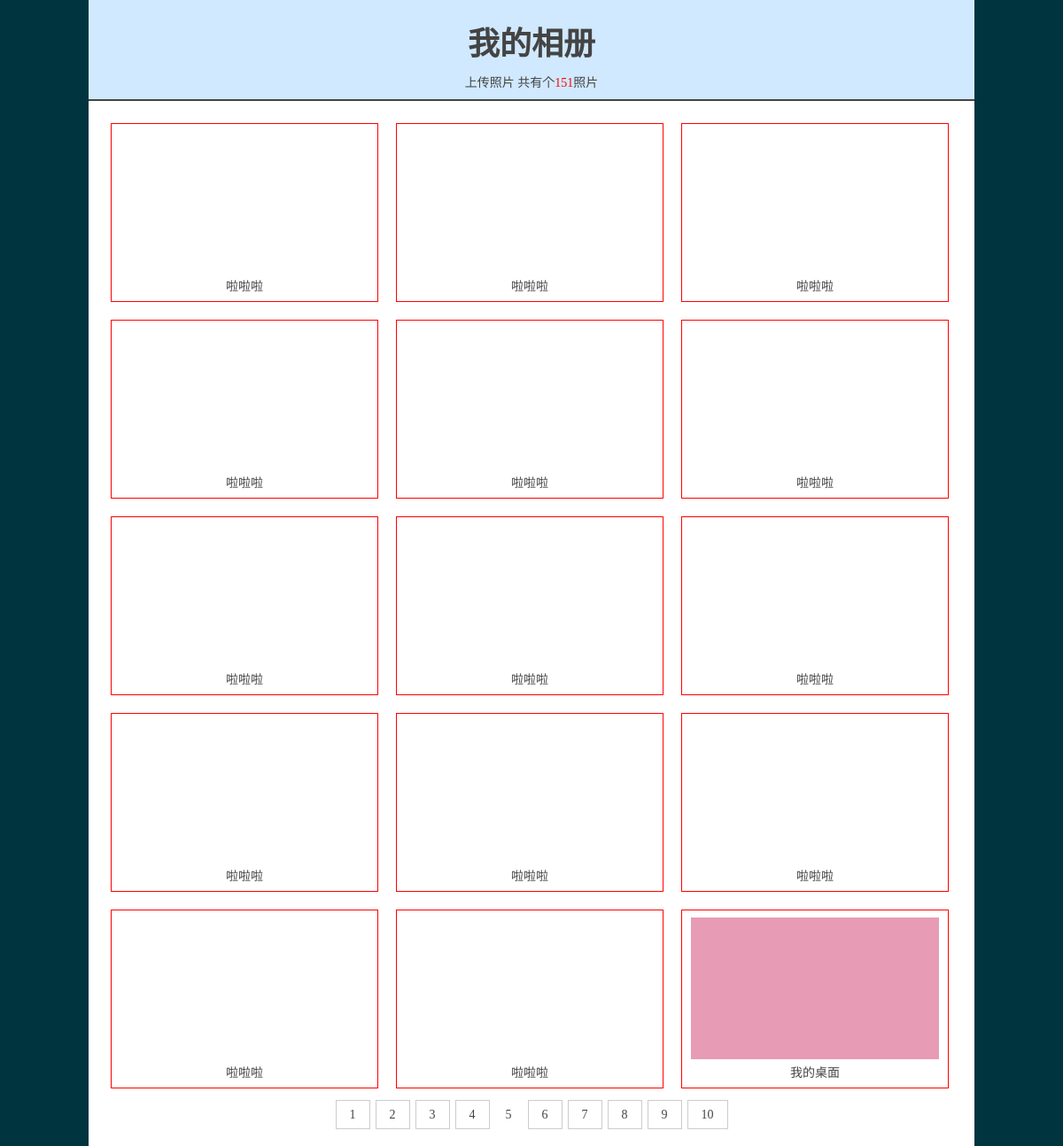
Screenshot of /xiangmu/index.php?page=5 (signed in) with the database file from the repository.
### tables this page shows
CREATE TABLE `photos` (
  `id` int(11) NOT NULL,
  `title` varchar(30) DEFAULT NULL,
  `imgsrc` varchar(100) DEFAULT NULL,
  `intro` text,
  `hits` int(11) NOT NULL DEFAULT '0',
  `addate` int(10) DEFAULT NULL
);

### xiangmu/index.php (the view, shortened to what this page needs)
<?php
require_once("./conn.php");
$pagesize = 15;
$page = isset($_GET['page']) ? $_GET['page'] : 1;
$startrow = ($page-1)*$pagesize;
$sql = "SELECT * FROM photos";
$result = mysqli_query($link, $sql);
$records = mysqli_num_rows($result);
$sql = "SELECT * FROM photos ORDER BY id DESC LIMIT {$startrow},{$pagesize}";
$result = mysqli_query($link, $sql);
$arrs = mysqli_fetch_all($result,MYSQLI_ASSOC);
?>
<!DOCTYPE html>
<html>
<head>
</head>
<body>
<div class="box">
<div class="title">
	<h2>我的相册</h2>
	<a href="./upload.php">上传照片</a>
	共有个<font color='red'><?php echo $records?></font>照片
</div>
<div class="photos">
	<ul>
		<?php
		foreach($arrs as $arr){
		?>
		<li>
			<a href="./detail.php?id=<?php echo $arr['id']?>"><img src="<?php echo $arr['imgsrc']?>"></a>
			<a href="./detail.php?id=<?php echo $arr['id']?>"><?php echo $arr['title']?></a>
		</li>
		<?php }?>
	</ul>
	<div class="pagelist">
		<?php
		$start = $page-5;
		$end   = $page+4;
		if($page<=6)
		{
			$start = 1;
			$end   = 10;
		}
		for($i=$start;$i<=$end;$i++)
		{
			if($page==$i)
			{
				echo "<span class='current'>$i</span>";
			}else
			{
				echo "<a href='./index.php?page=$i'>$i</a>";
			}
		}
		?>
	</div>
</div>
</div>
</body>
</html>

### xiangmu/index.php (style rules this page uses)
body,ul,li,h2,a { margin:0px;padding:0px }
body { font-size:14px;color:#444;background-color:#00343f; }
ul,li { list-style: none; }
a { text-decoration:none;color:#444; }
.box { width:1000px;margin:0px auto;background-color:white; }
.title { text-align:center; padding: 10px 0px; border-bottom: 2px solid #444; background-color:#d0e9ff; }
.title h2 { font-size:36px;padding:10px; }
.photos { padding:15px; }
.photos li { float:left; width:290px; padding:8px 5px; margin:10px; text-align:center; border:1px solid red; }
.photos img { width:280px;height:160px; }
.pagelist { height:40px;line-height:40px;text-align:center; }
.pagelist a { padding:8px 15px;margin:0px 3px;border:1px solid #ccc; }
.pagelist .current { padding:8px 15px; }

### rows the page displays
photos: imgsrc (picture), title "啦啦啦"
photos: imgsrc (picture), title "啦啦啦"
photos: imgsrc (picture), title "啦啦啦"
photos: imgsrc (picture), title "啦啦啦"
photos: imgsrc (picture), title "啦啦啦"
photos: imgsrc (picture), title "啦啦啦"
photos: imgsrc (picture), title "啦啦啦"
photos: imgsrc (picture), title "啦啦啦"
photos: imgsrc (picture), title "啦啦啦"
photos: imgsrc (picture), title "啦啦啦"
photos: imgsrc (picture), title "啦啦啦"
photos: imgsrc (picture), title "啦啦啦"
photos: imgsrc (picture), title "啦啦啦"
photos: imgsrc (picture), title "啦啦啦"
photos: imgsrc (picture), title "我的桌面"

### other values shown
$records "151"
